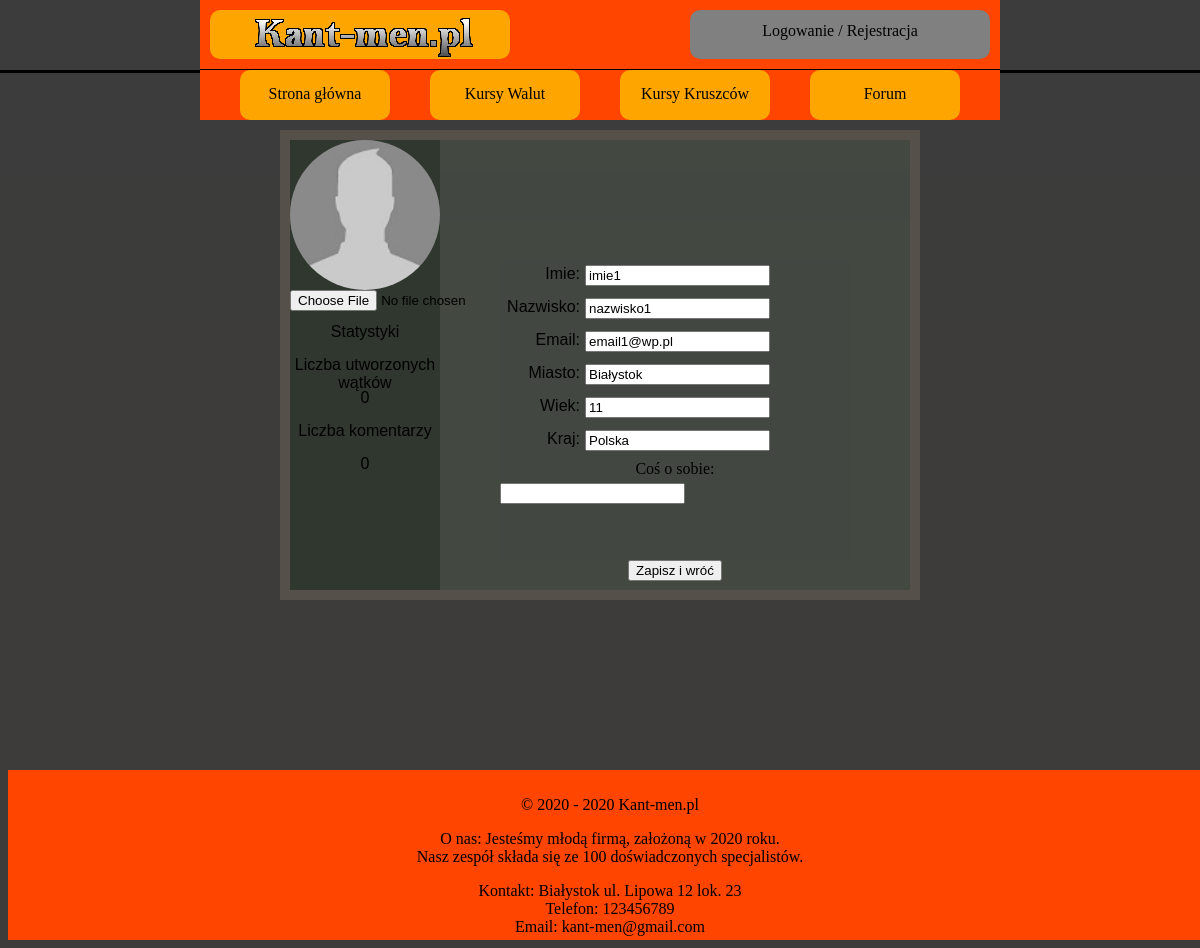
The page /edycjaProfilu.php?user=1 on the database as committed earlier.
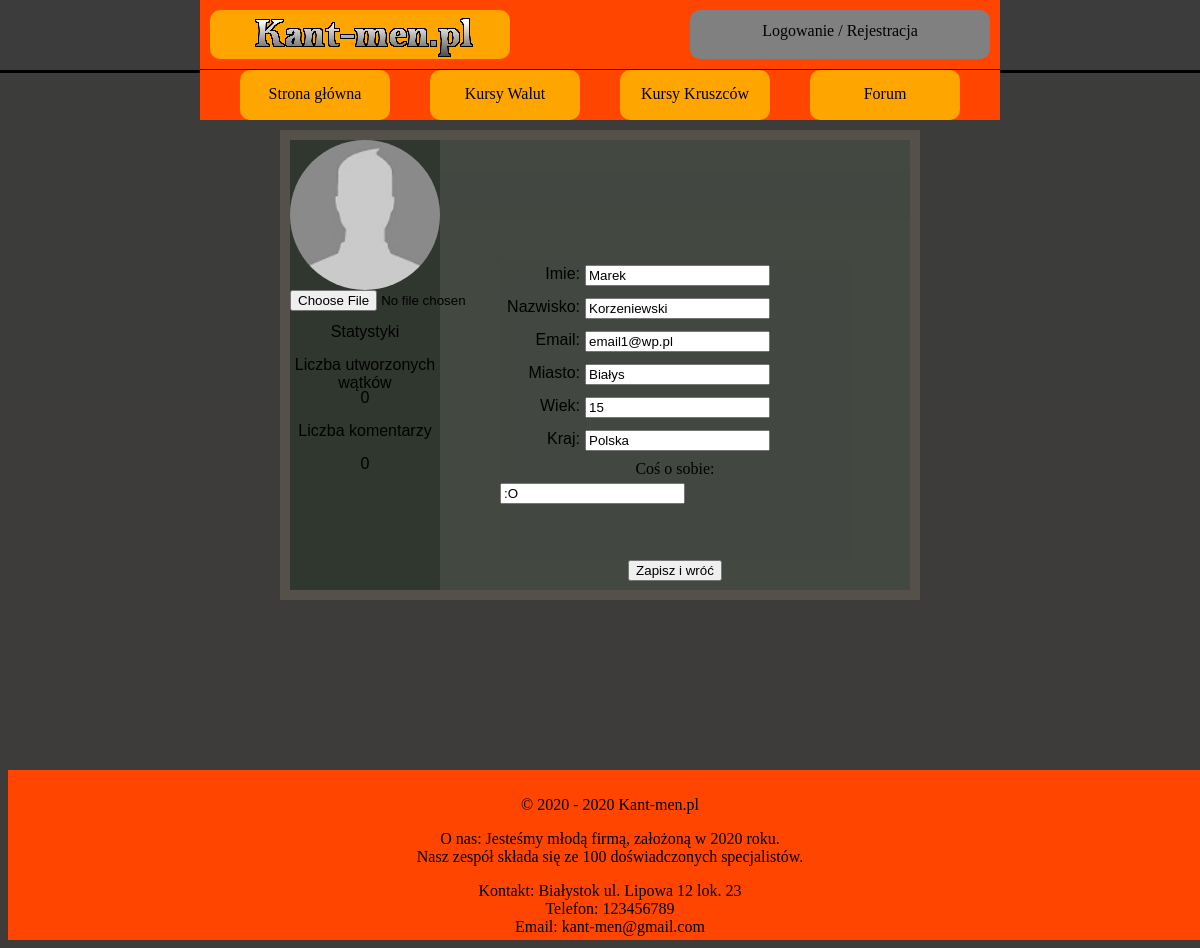
The same page on the database as committed later.
### tables this page shows
CREATE TABLE `user` (
  `ID_USER` int(10) NOT NULL,
  `LOGIN` varchar(20) NOT NULL,
  `HASLO` char(255) NOT NULL,
  `IMIE` varchar(50) NOT NULL,
  `NAZWISKO` varchar(50) NOT NULL,
  `EMAIL` varchar(50) NOT NULL,
  `WIEK` int(10) NOT NULL,
  `MIASTO` varchar(50) NOT NULL,
  `KRAJ` varchar(50) NOT NULL,
  `OPIS_PROFILU` text DEFAULT NULL,
  `ZDJECIE` blob DEFAULT NULL,
  `STW_WATKI` int(10) NOT NULL DEFAULT 0,
  `LICZ_KOMENTARZY` int(10) NOT NULL DEFAULT 0,
  `UPRAWNIENIA` varchar(10) NOT NULL DEFAULT 'USER'
);

### edycjaProfilu.php (the view, shortened to what this page needs)
<?php
require_once "polaczeniezMySQL.php";
$polaczenie = @new mysqli($host,$db_user,$db_password,$db_name);
if($polaczenie->connect_errno!=0)
{
    echo "Error: ".$polaczenie->connect_errno;
}
else
{
$rezultat = $polaczenie->query("SELECT * FROM user WHERE ID_USER=" . $_GET['user']);
if (!$rezultat)
{
    throw new Exception($polaczenie->error);
}
else
{
$row = mysqli_fetch_array($rezultat);
?>
<!DOCTYPE HTML>
<html>
<head>
    <link href="CSS/styleGlowne.css" rel="stylesheet" type="text/css">
    <link href="CSS/styleProfilowe.css" rel="stylesheet" type="text/css">
</head>
<body>
<?php
include_once('rysowanieMenu.php');
?>
<main>
    <article class="artykol">
    <form method="post" enctype="multipart/form-data">
        <div class="lewybaner">
            <div class="pro_avatar">
                <?php
                if ($row['ZDJECIE'] != NULL) {
                    echo '<div class="p_avatar" style="" alt="zdjecie profilowe" />';
                } else {
                    echo '<div class="p_avatar" alt="zmienilo" />';
                }
                ?>
            </div>
            <div class="pro_statystyki">
                <div class="staty" id="zdjecie"><input type="file" name="zdjecie"></div>
                <div class="staty">Statystyki</div>
                <div class="staty">Liczba utworzonych wątków</div>
                <div class="staty"><?php echo $row['STW_WATKI']; ?></div>
                <div class="staty">Liczba komentarzy</div>
                <div class="staty"><?php echo $row['LICZ_KOMENTARZY']; ?></div>
            </div>
        </div>
        <div class="prawybaner">
            <div class="pro_nicname">
            </div>
            <div class="pro_szczegolowe">
                <div class="lewy_szcz">
                    <div class="staty">Imie:</div>
                    <div class="staty">Nazwisko:</div>
                    <div class="staty">Email:</div>
                    <div class="staty">Miasto:</div>
                    <div class="staty">Wiek:</div>
                    <div class="staty">Kraj:</div>
                </div>
                <div class="prawy_szcz">
                <div class="staty" id="imie">
                    <?php $imie = $row['IMIE'];
                    echo '<input type="text" name="imie" value="'.$imie.'">'; ?>
                </div>
                <div class="staty" id="nazwisko">
                    <?php $nazwisko = $row['NAZWISKO'];
                    echo '<input type="text" name="nazwisko" value="'.$nazwisko.'">'; ?>
                </div>
                <div class="staty" id="email">
                    <?php $email = $row['EMAIL'];
                    echo '<input type="text" name="email" value="'.$email.'">'; ?>
                </div>
                <div class="staty" id="miasto">
                    <?php $miasto = $row['MIASTO'];
                    echo '<input type="text" name="miasto" value="'.$miasto.'">'; ?>
                </div>
                <div class="staty" id="wiek">
                    <?php $wiek = $row['WIEK'];
                    echo '<input type="text" name="wiek" value="'.$wiek.'">'; ?>
                </div>
                <div class="staty" id="kraj">
                    <?php $kraj = $row['KRAJ'];
                    echo '<input type="text" name="kraj" value="'.$kraj.'">'; ?>
                </div>
                </div>
                <div class="o_sobie">Coś o sobie:</div>
                <div class="staty-opis" id="opis">
                    <?php $opisProfilu = $row['OPIS_PROFILU'];
                    echo '<input type="textarea" name="opis" value="'.$opisProfilu.'">'; ?>
                </div>
            </div>
            <div class="edycjaProfilu"><input type="submit" value="Zapisz i wróć" name="edytuj_profil"></div>
        </div>
    </form>
    </article>
    <?php
    }
    }
    ?>
</main>
<?php
include_once('rysowanieStopki.php');
?>
</body>
</html>

Rows that differ between the two databases and show on the page:
changed user "email1@wp.pl": imie "imie1" → "Marek"; nazwisko "nazwisko1" → "Korzeniewski"; miasto "Białystok" → "Białys"; wiek "11" → "15"; opis (not shown) → ":O"
